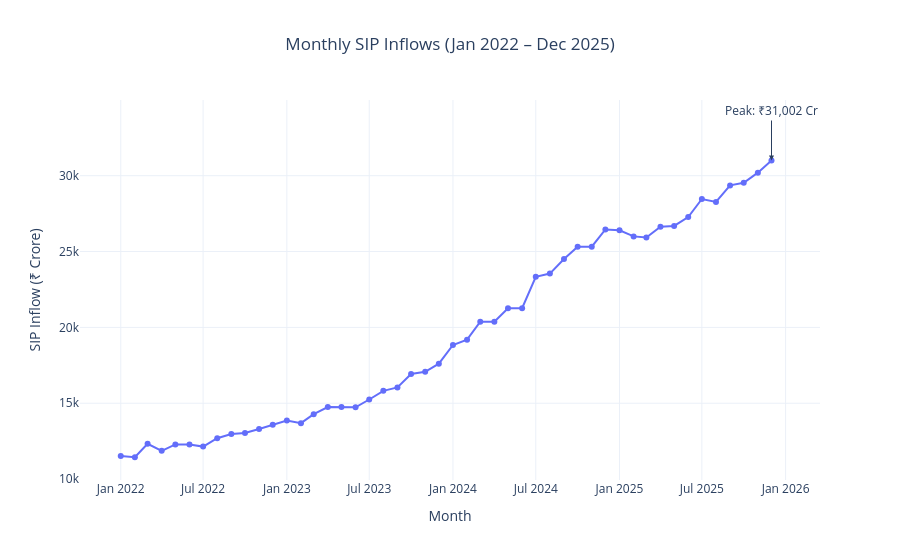

Write notebook code for a chart like this one.
### Code cell
fig = px.line(
    monthly_sip_inflows,
    x="month",
    y="sip_inflow_crore",
    markers=True,
    title="Monthly SIP Inflows (Jan 2022 – Dec 2025)",
    labels={
        "month": "Month",
        "sip_inflow_crore": "SIP Inflow (₹ Crore)"
    }
)

# Highlight peak
fig.add_annotation(
    x=peak["month"],
    y=peak["sip_inflow_crore"],
    text=f"Peak: ₹{peak['sip_inflow_crore']:,} Cr",
    showarrow=True,
    arrowhead=2,
    ax=0,
    ay=-50
)

fig.update_layout(
    template="plotly_white",
    hovermode="x unified",
    title_x=0.5
)

fig.show()
